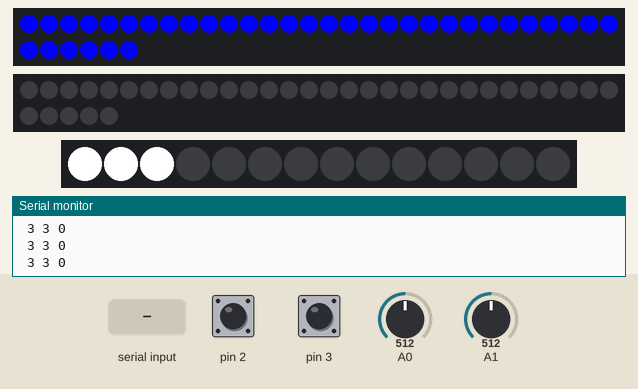
The sketch below on a simulated Arduino Uno, built with avr-gcc and run on an emulated ATmega328P. Shown: 36 RGB LEDs in strip order, left to right, continuing on the next row, 35 RGB LEDs in strip order, left to right, continuing on the next row, 14 RGB LEDs in strip order, left to right, the last lines printed to the serial monitor. The test bench sets the inputs (shaded band); at power-on: A0 = 512, A1 = 512, pin 2 HIGH, pin 3 HIGH. Dim RGB values are drawn brighter than linear.

Above: at 1.2 s.
1.3 s: A0 set to 664
4.3 s: A0 set to 691
At 5.6 s:
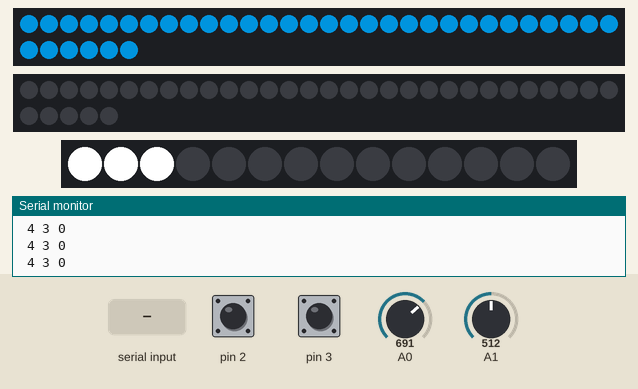
5.9 s: byte 30 received over Serial
At 7.3 s:
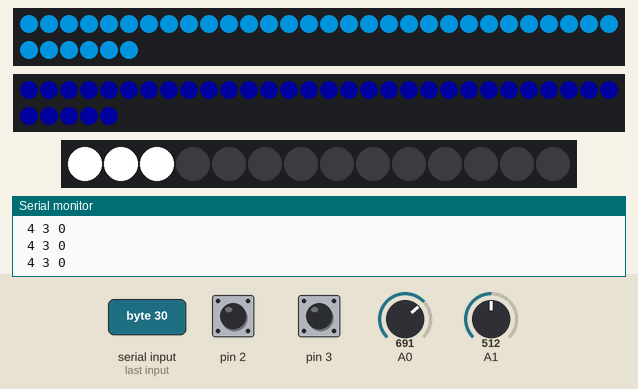
7.6 s: A1 set to 306
At 8.1 s:
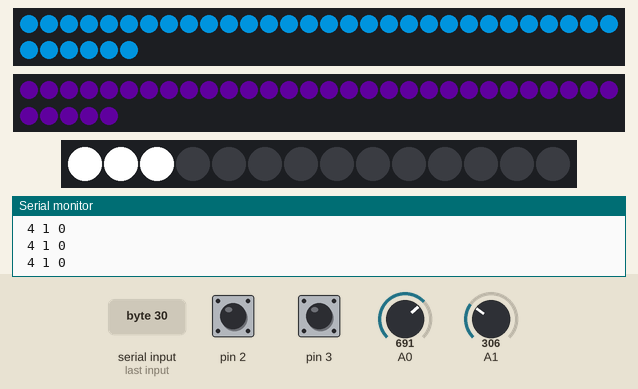
9.3 s: A1 set to 187
10.8 s: A1 set to 160
Timing chart, 0 to 13.4 s (numbered marks = the images above; inputs shaded):
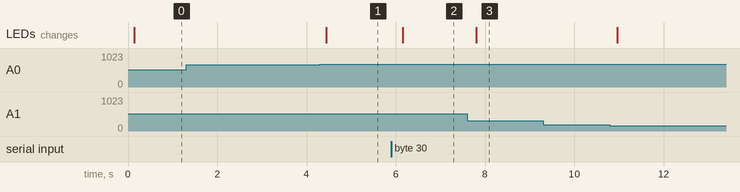

The sketch:

_161213_combined_twoMaxData.ino
```cpp
#include <Adafruit_NeoPixel.h>
#ifdef __AVR__
#include <avr/power.h>
#endif

#define PIN1            13 // wood
#define PIN2            12 // acrylic
#define PIN3            11 // metal

#define NUMPIXEL1       36 // wood
#define NUMPIXEL2       35 // acrylic
#define NUMPIXEL3       14 // metal

Adafruit_NeoPixel woodLamp = Adafruit_NeoPixel(NUMPIXEL1, PIN1, NEO_GRB + NEO_KHZ800);
Adafruit_NeoPixel acrylicLamp = Adafruit_NeoPixel(NUMPIXEL2, PIN2, NEO_GRB + NEO_KHZ800);
Adafruit_NeoPixel metalLamp = Adafruit_NeoPixel(NUMPIXEL3, PIN3, NEO_GRB + NEO_KHZ800);

// Encoder connect to digitalpin 2 and 3 on the Arduino.
volatile unsigned int counter = 0; //This variable will increase or decrease depending on the rotation of encoder

// Variables to control lighting in metal lamp
int current = 0;
int previous = 0;
int difference = 0;
int index = 0;

// Byte sent fron MAXMSP
int maxData = 0;

void setup() {
  woodLamp.begin();
  acrylicLamp.begin();
  metalLamp.begin();

  Serial.begin(9600);

  // Setting up interrupt
  // A rising pulse from encodenren activated ai0(). AttachInterrupt 0 is DigitalPin nr 2 on moust Arduino.
  attachInterrupt(0, ai0, RISING);

  // B rising pulse from encodenren activated ai1(). AttachInterrupt 1 is DigitalPin nr 3 on moust Arduino.
  attachInterrupt(1, ai1, RISING);
}

void loop() {

  while (Serial.available() > 0) {
    maxData = Serial.read();
  }

  // brightness for neopixel
  int b1 = 255; // wood
  int b2 = maxData; // acrylic
  int b3 = 255; // metal

  int woodPot = analogRead(A0);
  int arylicPot = analogRead(A1);

  int woodCol = map(woodPot, 0, 1024, 0, 6);
  int arylicCol = map(arylicPot, 0, 1024, 0, 6);

  current = map(counter, 0, 65535, 0, 500);
  difference = current - previous;
  previous = current;

  // send data to MAXMSP
  int encoderValue = map(counter, 0, 65535, 0, 1023);
  Serial.print(woodCol, DEC);
  Serial.print(" ");
  Serial.print(arylicCol, DEC);
  Serial.print(" ");
  Serial.println(encoderValue);
  Serial.print(" ");
  Serial.print("\r");


  // lighting for the wood lamp
  woodLamp.setPixelColor(0, woodLamp.Color(0, 0, 0));
  woodLamp.show();
  for (int i = 0; i < NUMPIXEL1; i++) {
    if (woodCol == 0) {
      woodLamp.setPixelColor(i, woodLamp.Color(0, b1 / 5 * 5, b1 / 5 * 0));
    } else if (woodCol == 1) {
      woodLamp.setPixelColor(i, woodLamp.Color(0, b1 / 5 * 3, b1 / 5 * 2));
    } else if (woodCol == 2) {
      woodLamp.setPixelColor(i, woodLamp.Color(0, b1 / 5 * 1, b1 / 5 * 4));
    } else if (woodCol == 3) {
      woodLamp.setPixelColor(i, woodLamp.Color(0, b1 / 5 * 0, b1 / 5 * 5));
    } else if (woodCol == 4) {
      woodLamp.setPixelColor(i, woodLamp.Color(0, b1 / 5 * 2, b1 / 5 * 3));
    } else {
      woodLamp.setPixelColor(i, woodLamp.Color(0, b1 / 5 * 4, b1 / 5 * 1));
    }
    woodLamp.show();
  }


  // lighting for the acrylic lamp
  acrylicLamp.setPixelColor(0, acrylicLamp.Color(0, 0, 0));
  acrylicLamp.show();
  for (int i = 0; i < NUMPIXEL2; i++) {
    if (arylicCol == 0) {
      acrylicLamp.setPixelColor(i, acrylicLamp.Color(b2 / 5 * 5, 0, b2));
    } else if (arylicCol == 1) {
      acrylicLamp.setPixelColor(i, acrylicLamp.Color(b2 / 5 * 3, 0, b2));
    } else if (arylicCol == 2) {
      acrylicLamp.setPixelColor(i, acrylicLamp.Color(b2 / 5 * 1, 0, b2));
    } else if (arylicCol == 3) {
      acrylicLamp.setPixelColor(i, acrylicLamp.Color(b2 / 5 * 0, 0, b2));
    } else if (arylicCol == 4) {
      acrylicLamp.setPixelColor(i, acrylicLamp.Color(b2 / 5 * 2, 0, b2));
    } else {
      acrylicLamp.setPixelColor(i, acrylicLamp.Color(b2 / 5 * 4, 0, b2));
    }
    acrylicLamp.show();
  }

  // lighting for the metal lamp
  if (difference > 0) {
    index--;
    if (index < 0) {
      index = NUMPIXEL3 - 1;
    }
  } else if (difference < 0) {
    index++;
    if (index > NUMPIXEL3 - 1) {
      index = 0;
    }
  }

  if (index == NUMPIXEL3 - 2) {
    for (int i = index; i < index + 2; i++) {

      metalLamp.setPixelColor(i, metalLamp.Color(b3, b3, b3));
      metalLamp.show();
    }

    metalLamp.setPixelColor(0, metalLamp.Color(b3, b3, b3));
    metalLamp.show();
    for (int i = 1; i < index; i++) {
      metalLamp.setPixelColor(i, metalLamp.Color(0, 0, 0));
      metalLamp.show();
    }
  } else if ( index == NUMPIXEL3 - 1) {
    metalLamp.setPixelColor(NUMPIXEL3 - 1, metalLamp.Color(b3, b3, b3));
    metalLamp.show();
    for (int i = 0; i < 2; i++) {
      metalLamp.setPixelColor(i, metalLamp.Color(b3, b3, b3));
      metalLamp.show();
    }
    for (int i = 2; i < index; i++) {
      metalLamp.setPixelColor(i, metalLamp.Color(0, 0, 0));
      metalLamp.show();
    }
  } else {
    for (int i = index; i < index + 3; i++) {
      metalLamp.setPixelColor(i, metalLamp.Color(b3, b3, b3));
      metalLamp.show();
    }
    for (int i = 0; i < index; i++) {
      metalLamp.setPixelColor(i, metalLamp.Color(0, 0, 0));
      metalLamp.show();
    }
    for (int i = index + 3; i < NUMPIXEL3; i++) {
      metalLamp.setPixelColor(i, metalLamp.Color(0, 0, 0));
      metalLamp.show();
    }
  }

  delay(10);
}


// Encoder
void ai0() {
  // ai0 is activated if DigitalPin nr 2 is going from LOW to HIGH
  // Check pin 3 to determine the direction
  if (digitalRead(3) == LOW) {
    counter++;
  } else {
    counter--;
  }
}

void ai1() {
  // ai0 is activated if DigitalPin nr 3 is going from LOW to HIGH
  // Check with pin 2 to determine the direction
  if (digitalRead(2) == LOW) {
    counter--;
  } else {
    counter++;
  }
}
```

Measured:
- the behaviour switches between 682 and 683 on A0 (found by bisection; images 0 and 1)
- after the input at 4.3 s, the LEDs: change after 0.14 s (image 1)
- after the input at 5.9 s, the LEDs: change after 0.26 s (image 2)
- after the input at 7.6 s, the LEDs: change after 0.20 s (image 3)
